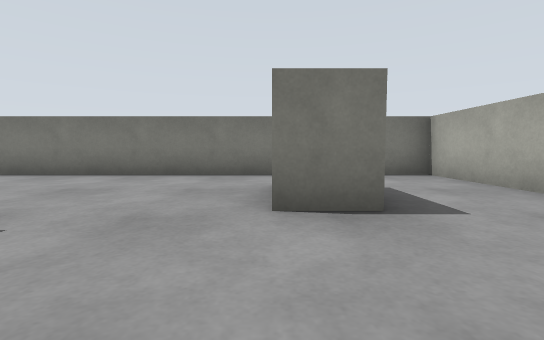
[1] (above)

14 first-person views from a walk through a robot-simulator world made for Gazebo. The camera is 0.11 m above the floor, tilts 4° down and sees 85° across. The floor is counted in squares, 0.2 m on a side. Each view is taken from the middle of a square. On the plan, view 1 faces up. The plan holds only what a view shows up to about 9 squares ahead; the rest is blank. The place goes on beyond the plan.

[2]
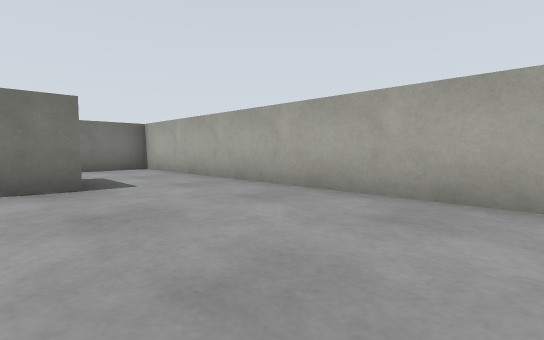

[3]
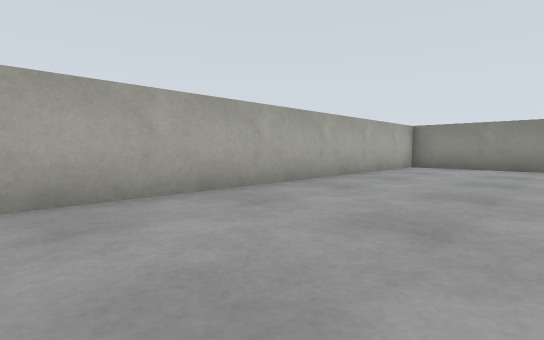

[4]
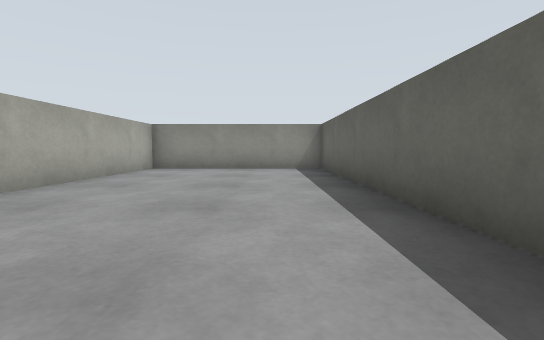

[5]
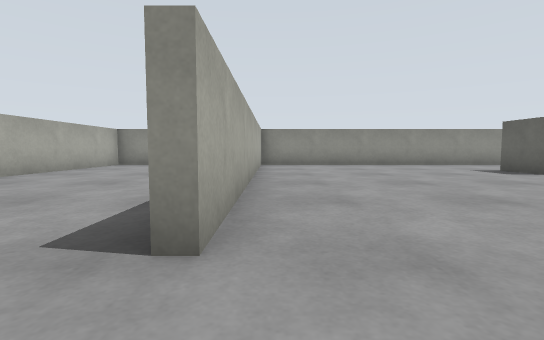

[6]
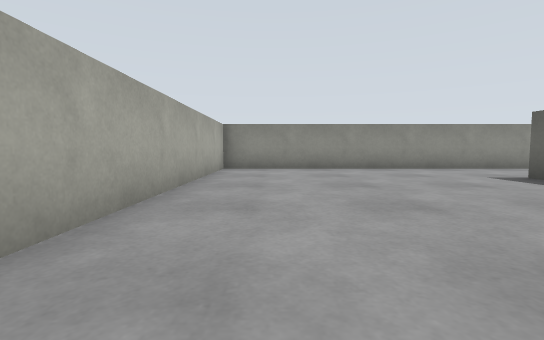

[7]
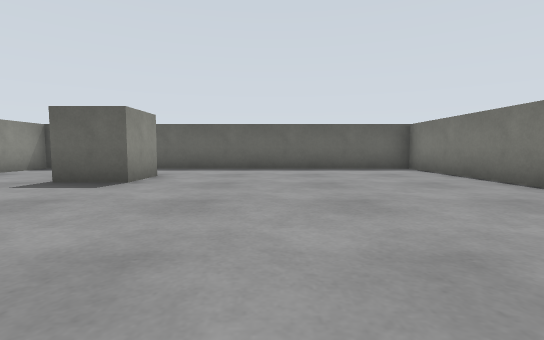

[8]
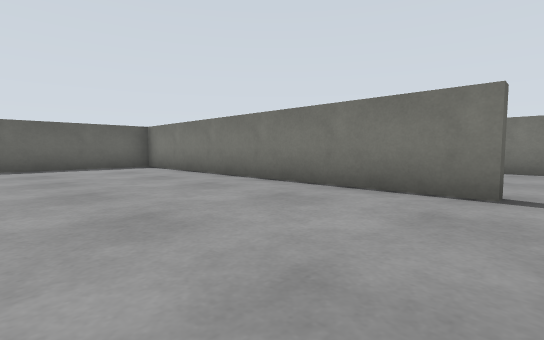

[9]
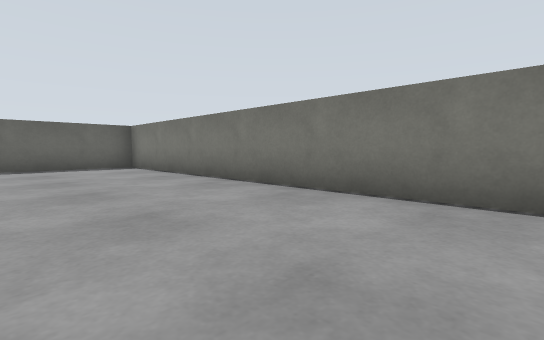

[10]
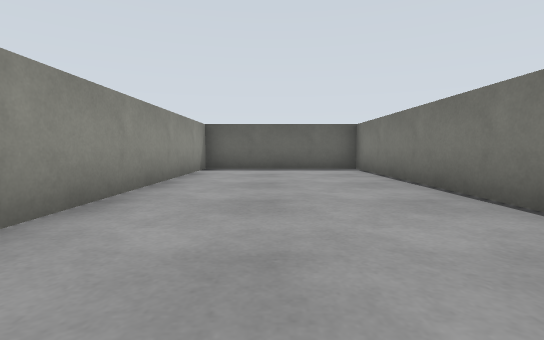

[11]
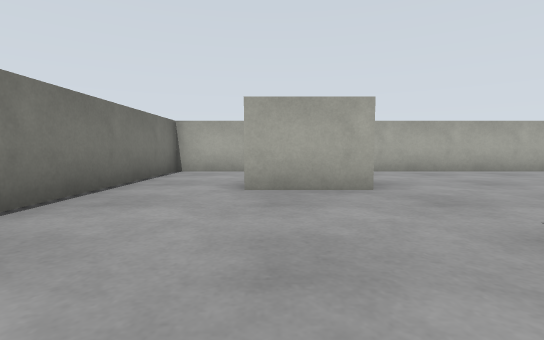

[12]
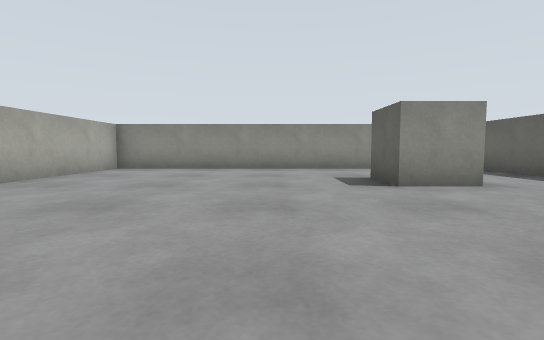

[13]
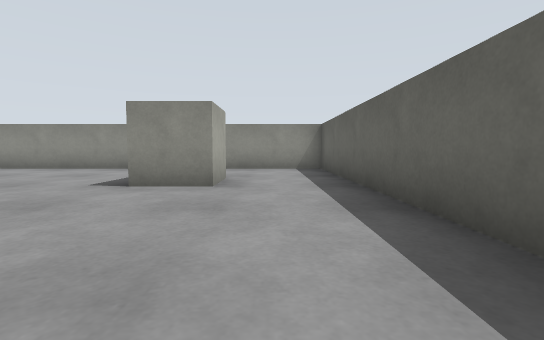

[14]
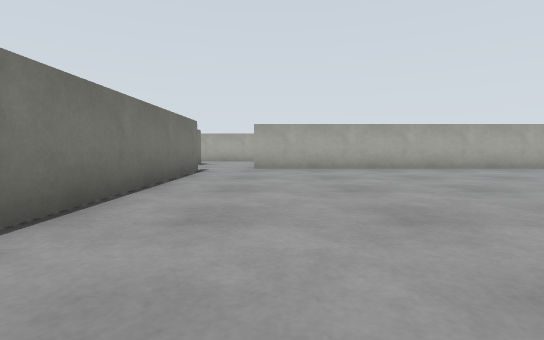

### Floor plan
Ten units are one square. View 1 is at (0, 0); x grows to the right and y downward. Boxes are objects, and circles mark ways between rooms. Rooms are numbered by the first view taken in them; rooms with no view inside come last. Other rooms are left out.
<svg viewBox="-119 -69 158 158">
<path fill="none" stroke="#000" d="M-14 14 -14 84 34 84 34 -25M-5 -64 -15 -64M-24 -19 -114 -19 -114 84 -16 84 -16 -5M-15 -64 -114 -64 -114 -21 -50 -21M34 -25 34 -64 -5 -64"/>
<rect x="-95" y="45" width="20" height="10" fill="#bbb"><title>grey box</title></rect>
<rect x="-5" y="-45" width="20" height="20" fill="#bbb"><title>grey box</title></rect>
<circle cx="-2" cy="-28" r="3" fill="#2a7"/>
<text x="10" y="20">1</text>
<text x="-70" y="30">2</text>
<text x="-70" y="-50">3</text>
<text x="10" y="-50">4</text>
</svg>
Room 1 opens to room 4.

Where each view was taken, in squares from view 1:
view 1: 0 up, 0 right, facing up
view 2: 2 down, 0 right, facing up-right
view 3: 1 up, 0 right, facing down-right
view 4: 0 up, 0 right, facing down
view 5: 2 up, 2 left, facing down
view 6: 0 up, 3 left, facing down
view 7: 2 down, 3 left, facing left
view 8: 2 down, 2 left, facing up-left
view 9: 3 up, 2 left, facing up-left
view 10: 4 up, 3 left, facing left
view 11: 4 up, 4 left, facing right
view 12: 0 up, 6 left, facing down
view 13: 0 up, 10 left, facing down
view 14: 0 up, 10 left, facing right
